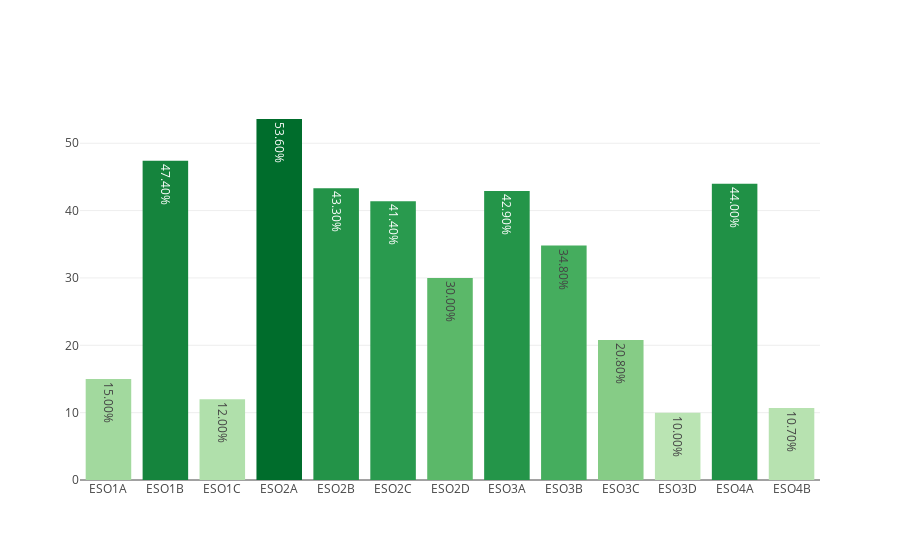

The cell this chart's notebook holds for it:
### Markdown cell above
## ESO

### Code cell
dfc_ESO = loaders.get_data_by_stages(dfc, 'ESO')
myplotly.bar_simple(dfc_ESO.index, dfc_ESO['éxito'])

### Figure 1 — Plotly figure (JSON) as saved in the notebook; plotly's stock layout.template omitted (floating-point values rounded to 4 significant figures)
{"data": [{"hoverinfo": "x+text", "marker": {"color": [15, 47.4, 12, 53.6, 43.3, 41.4, 30, 42.9, 34.8, 20.8, 10, 44, 10.7], "colorscale": [[0, "rgb(186,228,179)"], [0.3333, "rgb(116,196,118)"], [0.6667, "rgb(49,163,84)"], [1, "rgb(0,109,44)"]]}, "text": ["15.00%", "47.40%", "12.00%", "53.60%", "43.30%", "41.40%", "30.00%", "42.90%", "34.80%", "20.80%", "10.00%", "44.00%", "10.70%"], "type": "bar", "uid": "96098d3d-a5a6-4e60-a262-ffb8d035d8f3", "x": ["ESO1A", "ESO1B", "ESO1C", "ESO2A", "ESO2B", "ESO2C", "ESO2D", "ESO3A", "ESO3B", "ESO3C", "ESO3D", "ESO4A", "ESO4B"], "y": [15, 47.4, 12, 53.6, 43.3, 41.4, 30, 42.9, 34.8, 20.8, 10, 44, 10.7]}], "layout": {"title": {"text": ""}}}
